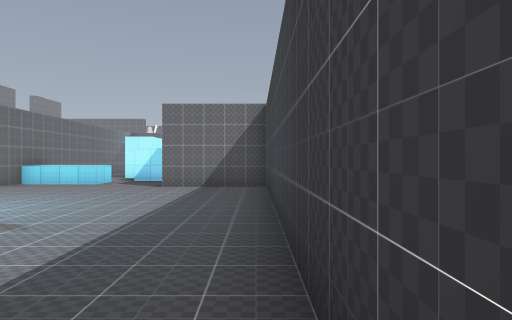
[1] (above)

15 first-person views from a walk through a Godot game level. The camera is 1.3 m above the floor, looks level and sees 70° across. The floor is counted in squares, 2 m on a side. Each view is taken from the middle of a square. On the plan, view 1 faces up. The plan holds only what a view shows up to about 11 squares ahead; the rest is blank. The place goes on beyond the plan. Characters and animated objects are not drawn. Some surface patterns are stand-ins.

[2]
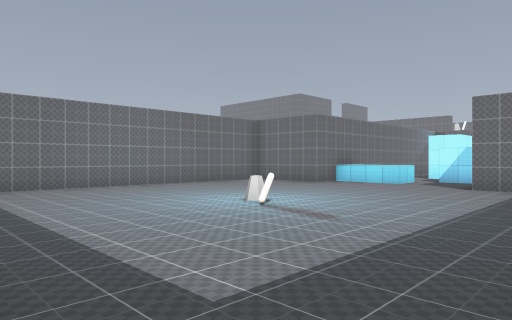

[3]
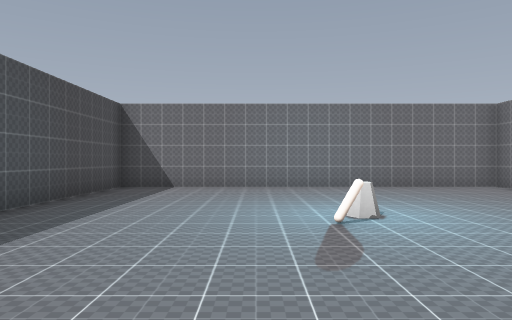

[4]
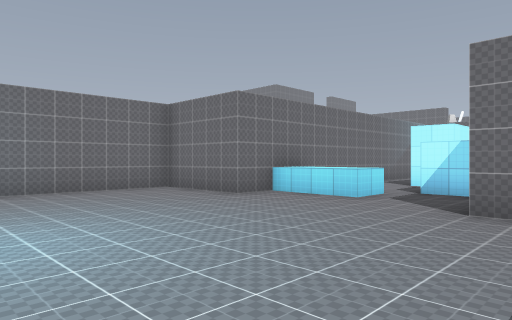

[5]
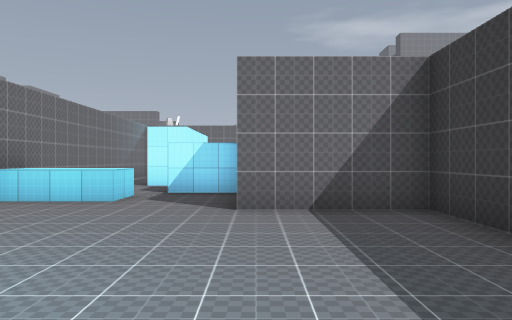

[6]
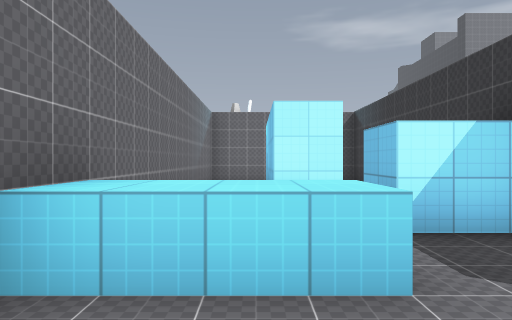

[7]
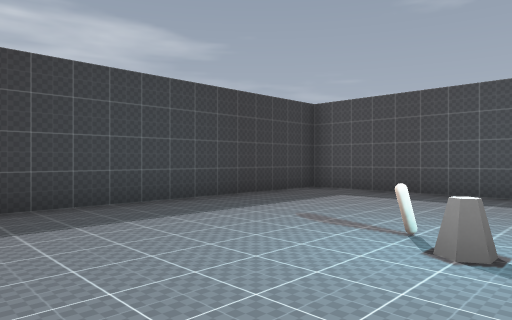

[8]
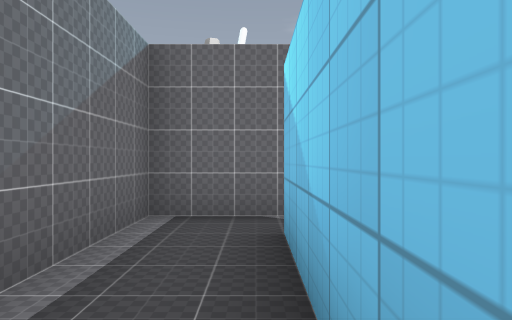

[9]
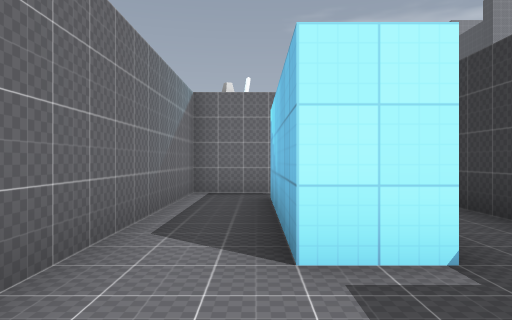

[10]
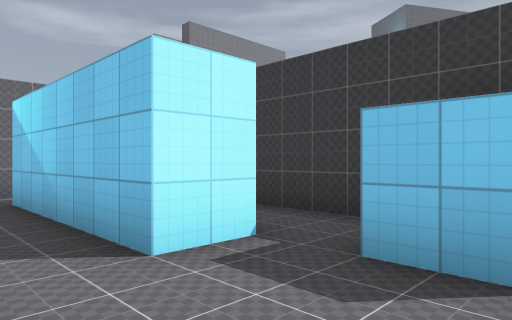

[11]
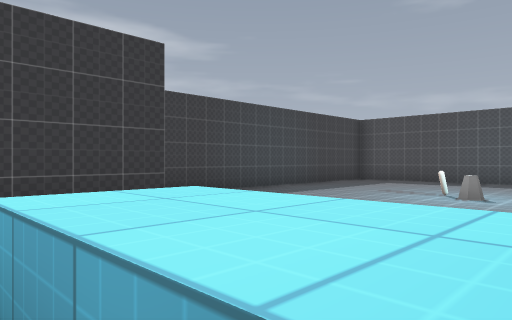

[12]
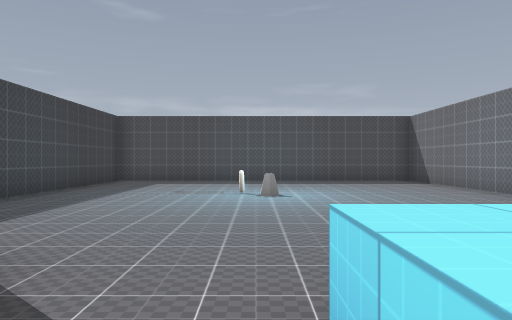

[13]
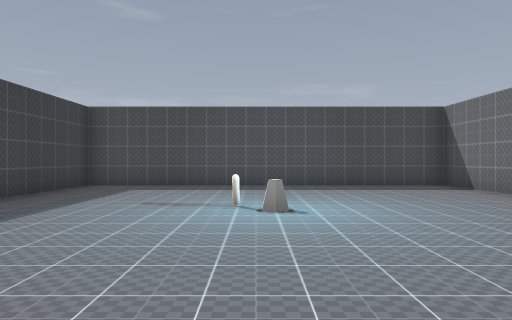

[14]
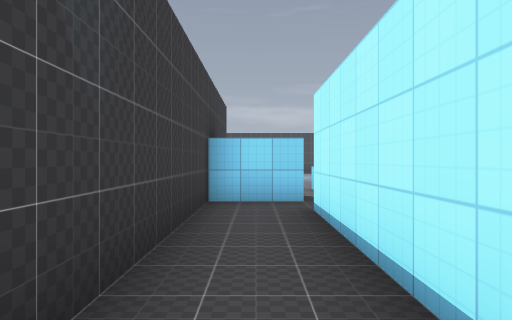

[15]
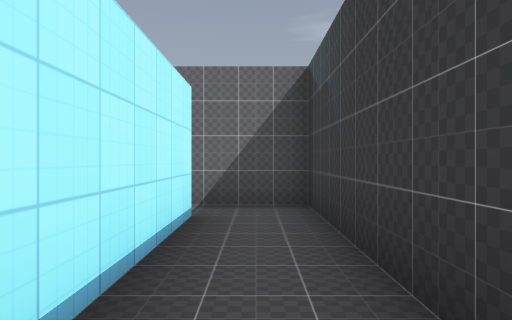

### Floor plan
Ten units are one square. View 1 is at (0, 0); x grows to the right and y downward. Boxes are objects, and circles mark ways between rooms. Rooms are numbered by the first view taken in them; rooms with no view inside come last. Other rooms are left out.
<svg viewBox="-92 -187 99 195">
<path fill="none" stroke="#000" d="M-24 -113 -37 -113 -37 -122M-38 -132 -47 -132 -47 -172M-45 -182 -62 -182 -62 -88 -87 -88 -87 3 2 3 2 -88 -22 -88 -22 -104M-59 -107 -43 -107 -43 -98 -62 -98M-38 -172 -38 -132M-37 -122 -22 -122 -22 -182 -45 -182"/>
<rect x="-45" y="-45" width="10" height="10" fill="#bbb"><title>other object</title></rect>
<circle cx="-30" cy="-130" r="3" fill="#2a7"/>
<circle cx="-40" cy="-180" r="3" fill="#2a7"/>
<text x="-40" y="-60">1</text>
<text x="-30" y="-160">2</text>
</svg>
Room 1 opens to room 2.

Where each view was taken, in squares from view 1:
view 1: 0 up, 0 right, facing up
view 2: 0 up, 0 right, facing up-left
view 3: 3 up, 0 right, facing left
view 4: 4 up, 1 left, facing up-left
view 5: 4 up, 2 left, facing up
view 6: 8 up, 5 left, facing up
view 7: 7 up, 5 left, facing down-right
view 8: 14 up, 5 left, facing up
view 9: 11 up, 5 left, facing up
view 10: 11 up, 6 left, facing up-right
view 11: 11 up, 6 left, facing down-right
view 12: 11 up, 4 left, facing down
view 13: 9 up, 4 left, facing down
view 14: 18 up, 3 left, facing down
view 15: 13 up, 3 left, facing up
